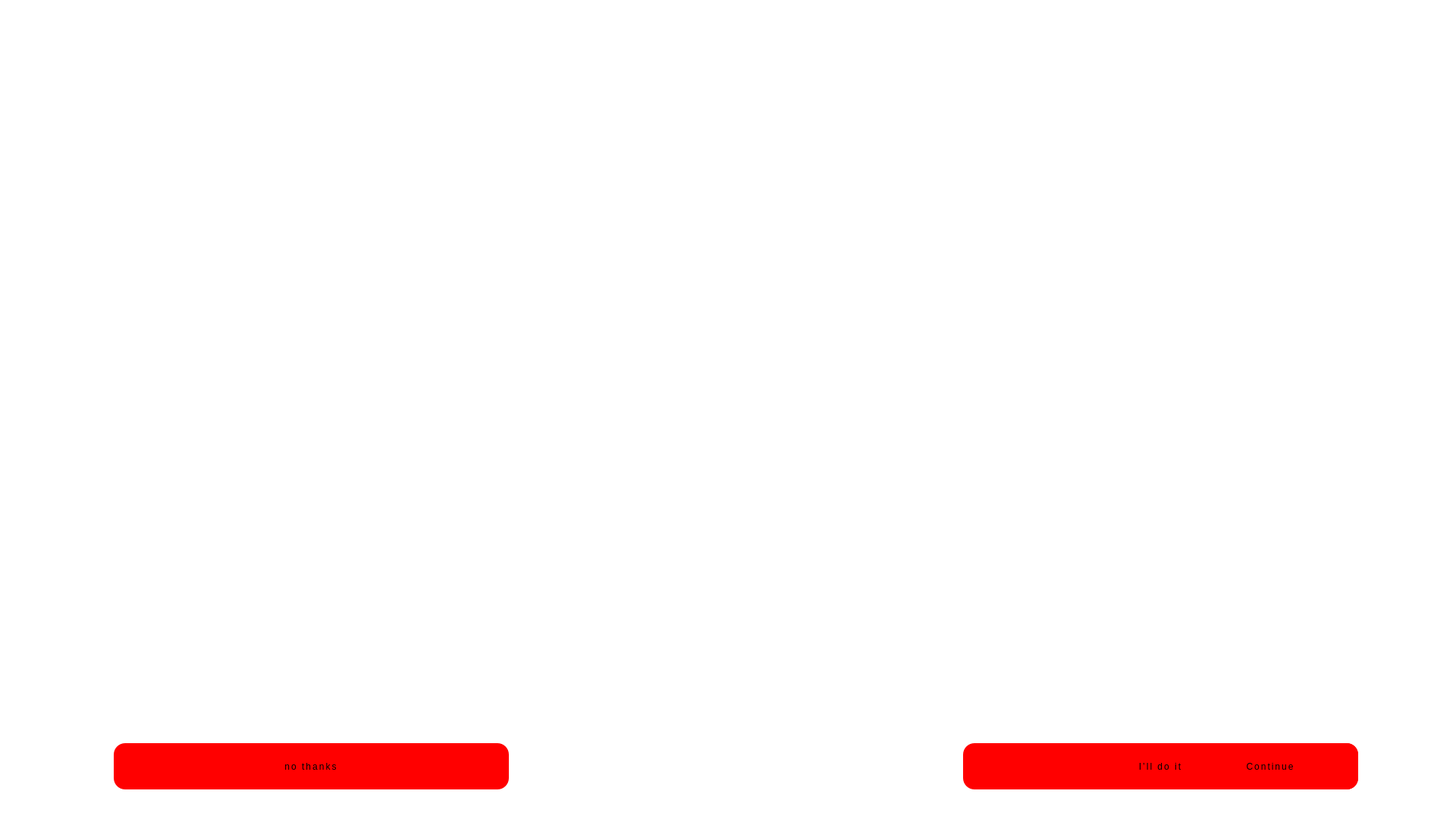
<?xml version="1.0" encoding="UTF-8"?>
<ui version="4.0">
 <class>start</class>
 <widget class="QWidget" name="start">
  <property name="geometry">
   <rect>
    <x>0</x>
    <y>0</y>
    <width>1920</width>
    <height>1080</height>
   </rect>
  </property>
  <property name="windowTitle">
   <string>Abandoned house</string>
  </property>
  <property name="styleSheet">
   <string notr="true">background-color: rgba(72, 74, 89, 0);
</string>
  </property>
  <widget class="QPushButton" name="p_next">
   <property name="geometry">
    <rect>
     <x>1560</x>
     <y>980</y>
     <width>231</width>
     <height>61</height>
    </rect>
   </property>
   <property name="cursor">
    <cursorShape>PointingHandCursor</cursorShape>
   </property>
   <property name="styleSheet">
    <string notr="true">font: 24pt &quot;October Crow&quot;;
background-color: rgb(255, 0, 0);
letter-spacing: 2px;
border:none;
border-radius:15px;</string>
   </property>
   <property name="text">
    <string>Continue</string>
   </property>
  </widget>
  <widget class="QTextEdit" name="story">
   <property name="enabled">
    <bool>false</bool>
   </property>
   <property name="geometry">
    <rect>
     <x>300</x>
     <y>660</y>
     <width>1321</width>
     <height>221</height>
    </rect>
   </property>
   <property name="styleSheet">
    <string notr="true">font: 700 28pt &quot;Amatic SC&quot;;
background-color: rgba(72, 74, 89, 0);
</string>
   </property>
   <property name="readOnly">
    <bool>true</bool>
   </property>
  </widget>
  <widget class="QLabel" name="label">
   <property name="geometry">
    <rect>
     <x>0</x>
     <y>0</y>
     <width>1920</width>
     <height>1080</height>
    </rect>
   </property>
   <property name="styleSheet">
    <string notr="true">background-color: rgba(72, 74, 89, 0);
</string>
   </property>
   <property name="text">
    <string/>
   </property>
   <property name="pixmap">
    <pixmap>images/1.jpg</pixmap>
   </property>
   <property name="scaledContents">
    <bool>true</bool>
   </property>
  </widget>
  <widget class="QTextEdit" name="story_2">
   <property name="enabled">
    <bool>false</bool>
   </property>
   <property name="geometry">
    <rect>
     <x>300</x>
     <y>660</y>
     <width>1321</width>
     <height>221</height>
    </rect>
   </property>
   <property name="styleSheet">
    <string notr="true">font: 700 28pt &quot;Amatic SC&quot;;
background-color: rgba(72, 74, 89, 0);
</string>
   </property>
   <property name="readOnly">
    <bool>true</bool>
   </property>
  </widget>
  <widget class="QTextEdit" name="story_3">
   <property name="enabled">
    <bool>false</bool>
   </property>
   <property name="geometry">
    <rect>
     <x>300</x>
     <y>660</y>
     <width>1321</width>
     <height>221</height>
    </rect>
   </property>
   <property name="styleSheet">
    <string notr="true">font: 700 28pt &quot;Amatic SC&quot;;
background-color: rgba(72, 74, 89, 0);
</string>
   </property>
   <property name="readOnly">
    <bool>true</bool>
   </property>
  </widget>
  <widget class="QTextEdit" name="story_4">
   <property name="enabled">
    <bool>false</bool>
   </property>
   <property name="geometry">
    <rect>
     <x>300</x>
     <y>660</y>
     <width>1321</width>
     <height>221</height>
    </rect>
   </property>
   <property name="styleSheet">
    <string notr="true">font: 700 28pt &quot;Amatic SC&quot;;
background-color: rgba(72, 74, 89, 0);
</string>
   </property>
   <property name="readOnly">
    <bool>true</bool>
   </property>
  </widget>
  <widget class="QTextEdit" name="story_5">
   <property name="enabled">
    <bool>false</bool>
   </property>
   <property name="geometry">
    <rect>
     <x>300</x>
     <y>660</y>
     <width>1321</width>
     <height>221</height>
    </rect>
   </property>
   <property name="styleSheet">
    <string notr="true">font: 700 28pt &quot;Amatic SC&quot;;
background-color: rgba(72, 74, 89, 0);
</string>
   </property>
   <property name="readOnly">
    <bool>true</bool>
   </property>
  </widget>
  <widget class="QTextEdit" name="story_6">
   <property name="enabled">
    <bool>false</bool>
   </property>
   <property name="geometry">
    <rect>
     <x>300</x>
     <y>660</y>
     <width>1321</width>
     <height>221</height>
    </rect>
   </property>
   <property name="styleSheet">
    <string notr="true">font: 700 28pt &quot;Amatic SC&quot;;
background-color: rgba(72, 74, 89, 0);
</string>
   </property>
   <property name="readOnly">
    <bool>true</bool>
   </property>
  </widget>
  <widget class="QTextEdit" name="story_7">
   <property name="enabled">
    <bool>false</bool>
   </property>
   <property name="geometry">
    <rect>
     <x>300</x>
     <y>660</y>
     <width>1321</width>
     <height>221</height>
    </rect>
   </property>
   <property name="styleSheet">
    <string notr="true">font: 700 28pt &quot;Amatic SC&quot;;
background-color: rgba(72, 74, 89, 0);
</string>
   </property>
   <property name="readOnly">
    <bool>true</bool>
   </property>
  </widget>
  <widget class="QTextEdit" name="story_8">
   <property name="enabled">
    <bool>false</bool>
   </property>
   <property name="geometry">
    <rect>
     <x>300</x>
     <y>660</y>
     <width>1321</width>
     <height>221</height>
    </rect>
   </property>
   <property name="styleSheet">
    <string notr="true">font: 700 28pt &quot;Amatic SC&quot;;
background-color: rgba(72, 74, 89, 0);
</string>
   </property>
   <property name="readOnly">
    <bool>true</bool>
   </property>
  </widget>
  <widget class="QTextEdit" name="story_9">
   <property name="enabled">
    <bool>false</bool>
   </property>
   <property name="geometry">
    <rect>
     <x>300</x>
     <y>660</y>
     <width>1321</width>
     <height>221</height>
    </rect>
   </property>
   <property name="styleSheet">
    <string notr="true">font: 700 28pt &quot;Amatic SC&quot;;
background-color: rgba(72, 74, 89, 0);
</string>
   </property>
   <property name="readOnly">
    <bool>true</bool>
   </property>
  </widget>
  <widget class="QTextEdit" name="story_10">
   <property name="enabled">
    <bool>false</bool>
   </property>
   <property name="geometry">
    <rect>
     <x>300</x>
     <y>660</y>
     <width>1321</width>
     <height>221</height>
    </rect>
   </property>
   <property name="styleSheet">
    <string notr="true">font: 700 28pt &quot;Amatic SC&quot;;
background-color: rgba(72, 74, 89, 0);
</string>
   </property>
   <property name="readOnly">
    <bool>true</bool>
   </property>
  </widget>
  <widget class="QPushButton" name="left_btn">
   <property name="geometry">
    <rect>
     <x>150</x>
     <y>980</y>
     <width>521</width>
     <height>61</height>
    </rect>
   </property>
   <property name="cursor">
    <cursorShape>PointingHandCursor</cursorShape>
   </property>
   <property name="styleSheet">
    <string notr="true">font: 24pt &quot;October Crow&quot;;
background-color: rgb(255, 0, 0);
letter-spacing: 2px;
border:none;
border-radius:15px;</string>
   </property>
   <property name="text">
    <string>no thanks</string>
   </property>
  </widget>
  <widget class="QPushButton" name="right_btn">
   <property name="geometry">
    <rect>
     <x>1270</x>
     <y>980</y>
     <width>521</width>
     <height>61</height>
    </rect>
   </property>
   <property name="cursor">
    <cursorShape>PointingHandCursor</cursorShape>
   </property>
   <property name="styleSheet">
    <string notr="true">font: 24pt &quot;October Crow&quot;;
background-color: rgb(255, 0, 0);
letter-spacing: 2px;
border:none;
border-radius:15px;</string>
   </property>
   <property name="text">
    <string>I’ll do it</string>
   </property>
  </widget>
  <widget class="QTextEdit" name="story_1">
   <property name="enabled">
    <bool>false</bool>
   </property>
   <property name="geometry">
    <rect>
     <x>300</x>
     <y>660</y>
     <width>1321</width>
     <height>221</height>
    </rect>
   </property>
   <property name="layoutDirection">
    <enum>Qt::LayoutDirection::LeftToRight</enum>
   </property>
   <property name="styleSheet">
    <string notr="true">font: 700 28pt &quot;Amatic SC&quot;;
background-color: rgba(72, 74, 89, 0);
</string>
   </property>
   <property name="readOnly">
    <bool>true</bool>
   </property>
  </widget>
  <widget class="QLabel" name="blur">
   <property name="geometry">
    <rect>
     <x>0</x>
     <y>0</y>
     <width>1920</width>
     <height>1080</height>
    </rect>
   </property>
   <property name="text">
    <string/>
   </property>
  </widget>
  <zorder>story</zorder>
  <zorder>story_2</zorder>
  <zorder>story_3</zorder>
  <zorder>story_4</zorder>
  <zorder>story_5</zorder>
  <zorder>story_6</zorder>
  <zorder>story_7</zorder>
  <zorder>story_8</zorder>
  <zorder>story_9</zorder>
  <zorder>story_10</zorder>
  <zorder>story_1</zorder>
  <zorder>label</zorder>
  <zorder>blur</zorder>
  <zorder>right_btn</zorder>
  <zorder>p_next</zorder>
  <zorder>left_btn</zorder>
 </widget>
 <resources/>
 <connections/>
</ui>
